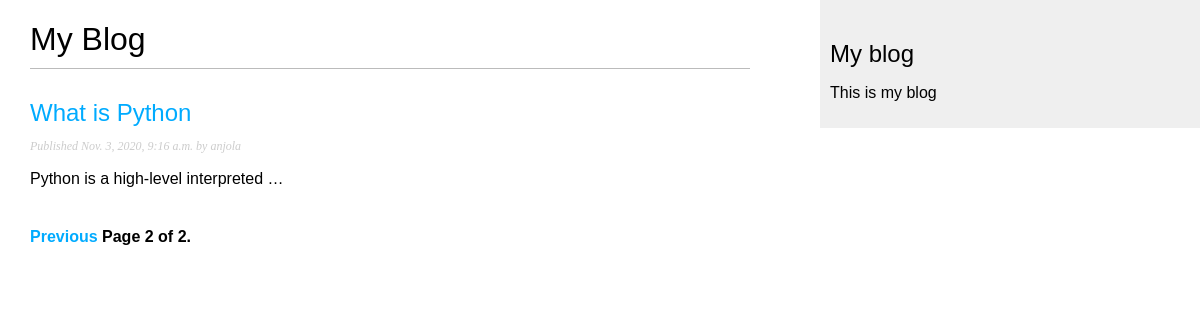
Screenshot of /blog/?page=2 with the database file from the repository.
### blog/models.py (models this page shows, shortened)
class Post(models.Model):
	STATUS_CHOICES = (
		('draft', 'Draft'),
		('published', 'Published'),
	)
	title = models.CharField(max_length=250)
	slug = models.SlugField(max_length=250, unique_for_date='publish')
	author = models.ForeignKey(User, on_delete=models.CASCADE, related_name='blog_posts')
	body = models.TextField()
	publish = models.DateTimeField(default=timezone.now)
	created = models.DateTimeField(auto_now_add=True)
	updated = models.DateTimeField(auto_now=True)
	status = models.CharField(max_length=10, choices=STATUS_CHOICES, default='draft')
	class Meta:
		ordering = ('-publish',)
	objects = models.Manager()	# the default Manager
	published = PublishedManager() # our custom Manager
	def get_absolute_url(self):
		return reverse('blog:post_detail', args=[self.publish.year, self.publish.month, self.publish.day, self.slug])

### blog/views.py (the view)
# urls.py: path('', views.PostListView.as_view(), name='post_lists' ),
class PostListView(ListView):
	queryset = Post.published.all()
	context_object_name = 'posts'
	paginate_by = 3
	template_name = 'blog/post/list.html'

### blog/templates/blog/post/list.html (shortened to what this page needs)
{% extends "blog/base.html" %}
{% block content %}
<h1>My Blog</h1>
{% for post in posts %}
<h2>
  <a href="{{ post.get_absolute_url }}">
    {{ post.title }}
  </a>
</h2>
<p class="date">
  Published {{ post.publish }} by {{ post.author }}
</p>
{{ post.body|truncatewords:5|linebreaks }}
{% endfor %}
{% include 'pagination.html' with page=page_obj %}
{% endblock %}

### blog/static/css/blog.css (style rules this page uses)
body { margin:0; padding:0; font-family:helvetica, sans-serif; }
a { color:#00abff; text-decoration:none; }
h1 { font-weight:normal; border-bottom:1px solid #bbb; padding:0 0 10px 0; }
h2 { font-weight:normal; margin:30px 0 0; }
p.date { color:#ccc; font-family: georgia, serif; font-size: 12px; font-style: italic; }

### rows the page displays
Post: title "What is Python", publish "Nov. 3, 2020, 9:16 a.m.", author "anjola", body "Python is a high-level interpreted …"

### other values shown
{{ page.number }} "2"
{{ page.paginator.num_pages }} "2"
